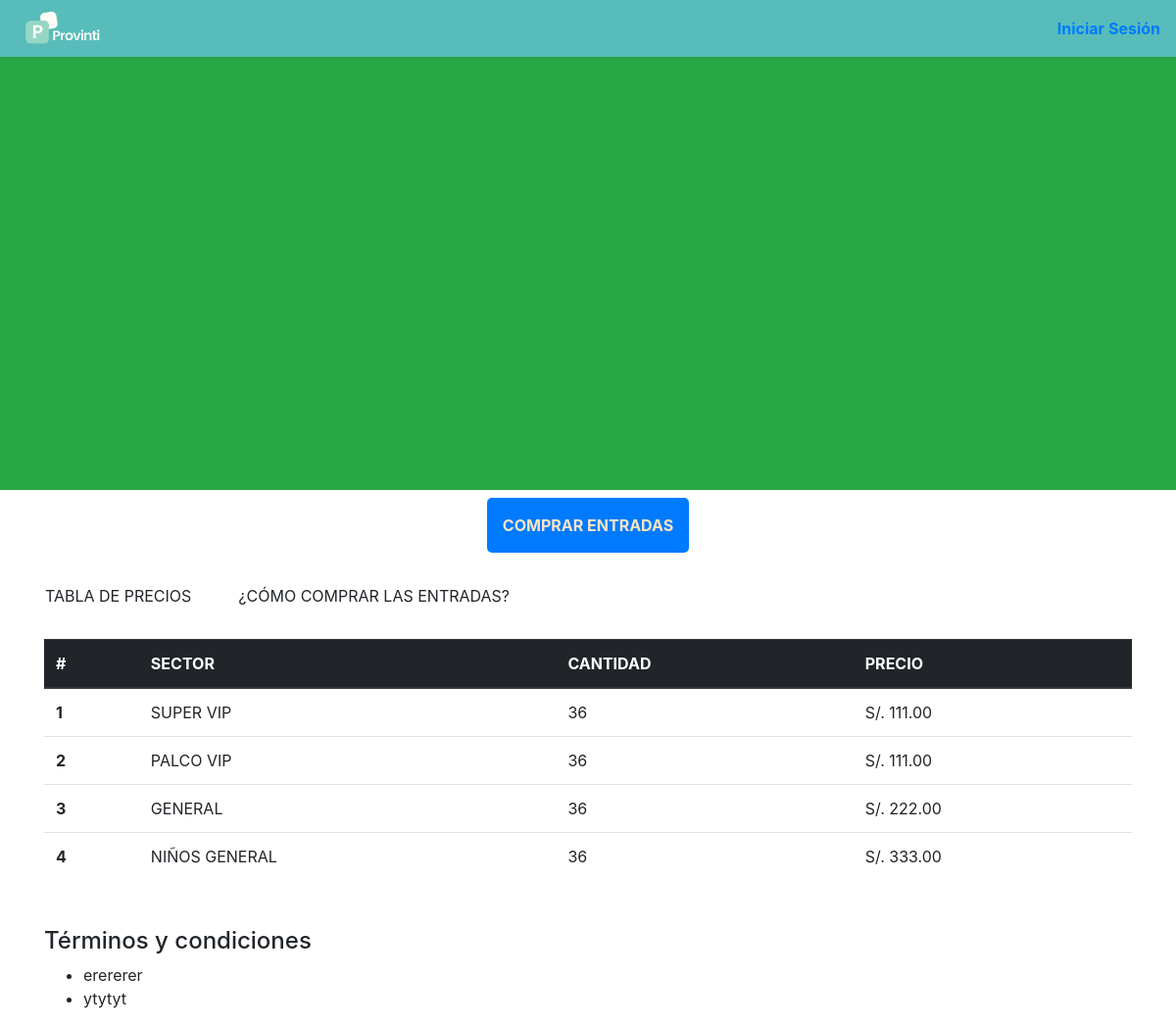
/public/cliente-evento.php?id=20, run on the app's committed database.
### tables this page shows
CREATE TABLE `categoria_evento` (
  `id` int(11) NOT NULL,
  `nombre_categoria_evento` varchar(100) NOT NULL,
  `precio_venta` decimal(10,2) NOT NULL,
  `precio_preventa` decimal(10,2) NOT NULL,
  `ID_Evento` int(11) NOT NULL
);

CREATE TABLE `eventos` (
  `ID_Evento` int(11) NOT NULL,
  `Titulo` varchar(100) NOT NULL,
  `Aforo` int(11) DEFAULT NULL,
  `Foto` varchar(255) DEFAULT NULL,
  `Descripcion` text DEFAULT NULL,
  `terminos_condiciones` longtext DEFAULT NULL,
  `Artista_Autor` varchar(100) DEFAULT NULL,
  `Fecha_Evento` datetime DEFAULT NULL,
  `Fecha_Creacion` datetime DEFAULT current_timestamp(),
  `Estado_Publicacion` enum('Publicado','Borrador','Cancelado') DEFAULT 'Borrador',
  `visibilidad` varchar(255) DEFAULT NULL,
  `organizador` varchar(255) DEFAULT NULL,
  `contacto_organizador` varchar(255) DEFAULT NULL,
  `politica_cancelacion` text DEFAULT NULL,
  `f_actualizacion` date DEFAULT NULL,
  `f_borrado` date DEFAULT NULL,
  `hora_borrado` time DEFAULT NULL,
  `ubicacion` varchar(100) DEFAULT NULL,
  `activoPospuesto` varchar(20) DEFAULT NULL,
  `horaInicioEvento` time DEFAULT NULL,
  `horaFinEvento` time DEFAULT NULL,
  `redes` varchar(150) DEFAULT NULL
);

### public/cliente-evento.php (called while the page is built, shortened)
<?php
$id = $_GET['id'];
$conexion = new Database();
$eventoObjeto = new Evento($conexion->connect());
$categoriaEventoObjeto = new Categoria_evento($conexion->connect());
$categoriasEvento   = $categoriaEventoObjeto->mostrarCategoriasEventos();
$eventos            = $eventoObjeto->mostrarEventos();
include '../vista/clientes/cliente-evento.php';
?>

### modelo/Database.php (called while the page is built, shortened)
<?php
class Database {
    private $host = DB_HOST;
    private $db_name = DB_NAME;
    private $username = DB_USER;
    private $password = DB_PASS;
    public function connect() {
        $this->conn = mysqli_connect($this->host, $this->username, $this->password, $this->db_name);
        return $this->conn;
    }
}
?>

### modelo/Categoria_evento.php (called while the page is built, shortened)
<?php
class Categoria_evento {
    private $connection;
    public function __construct($bd)
    {
     $this->connection = $bd;
    }
    public function mostrarCategoriasEventos() {
        $sql = "SELECT * FROM categoria_evento";
        $result = mysqli_query($this->connection, $sql);
        $eventos = [];
        if ($result) {
            while ($row = mysqli_fetch_assoc($result)) {
                $eventos[] = $row;
            }
        }
        return $eventos;
    }
}
?>

### modelo/Evento.php (called while the page is built, shortened)
<?php
class Evento {
    private $connection;
    public function __construct($bd)
    {
     $this->connection = $bd;
    }
    public function mostrarEventos() {
        $sql = "SELECT * FROM eventos";
        $result = mysqli_query($this->connection, $sql);
        $eventos = [];
        if ($result) {
            while ($row = mysqli_fetch_assoc($result)) {
                $eventos[] = $row;
            }
        }
        return $eventos;
    }
}
?>

### vista/clientes/cliente-evento.php (the view, shortened to what this page needs)
<!doctype html>
<html lang="en">
  <head>
    <link rel="stylesheet" href="https://cdn.jsdelivr.net/npm/bootstrap@4.0.0/dist/css/bootstrap.min.css">
  </head>
  <body>
    <nav class="navbar navbar-expand-lg d-flex" style="position:fixed;width:100%">
    <div class="mr-auto">
        <img src="../vista/clientes/img/logo_provint.png" width="100px">
    </div>
    <?php
if(isset($_SESSION['rol']) && $_SESSION['rol'] == "cliente"){
  echo '<div><p>Hola! '.$_SESSION['nombre'].'</p></div>
  <div class="login">
    <a href="../controlador/cliente/logout.php" class="login-button">Cerrar Sesión</a>
</div>';
}else{
  echo '<div class="d-flex" style="cursor: pointer;">
            <p class="my-auto font-bold iniciarSesion"><strong><a href="./login-clientes.php">Iniciar Sesión</a></strong></p>
        </div>';
}
?>
    </nav>
  <section class="fondo-evento bg-success" style="height: 500px;">
  </section>
  <section class="container d-flex">
    <button class="bg-primary p-3 mt-2 mx-auto border-none" style="cursor :pointer; border:none; border-radius:5px;">
        <strong style="color:bisque">COMPRAR ENTRADAS</strong>
    </button>
  </section>
  <section class="container p-3">
    <div class="mt-3 d-flex">
        <p>TABLA DE PRECIOS</p>
        <p class="ml-5">¿CÓMO COMPRAR LAS ENTRADAS?</p>
    </div>
</section>
<section class="container">
<table class="table">
  <thead class="thead-dark">
    <tr>
      <th scope="col">#</th>
      <th scope="col">SECTOR</th>
      <th scope="col">CANTIDAD</th>
      <th scope="col">PRECIO</th>
    </tr>
  </thead>
  <tbody>
    <?php
$contador = 1;
    foreach($categoriasEvento as $categoria){
      echo '<tr>
      <th scope="row">'.$contador.'</th>
      <td>'.$categoria['nombre_categoria_evento'].'</td>
      <td>36</td>
      <td>S/. '.$categoria['precio_venta'].'</td>
    </tr>';
    $contador++;
    }
    ?>
  </tbody>
</table>
</section>
<section class="container mt-5">
<p class="h4">Términos y condiciones</p>
<ul>
<?php
foreach($eventos as $evento){
if($evento['ID_Evento']==$id){
  $terminos_condiciones_json_string = $evento['terminos_condiciones'];
  $array_terminos = json_decode($terminos_condiciones_json_string, true);
  foreach($array_terminos as $termino){
    echo "<li>".$termino."</li>";
  }
}
}
?>
</ul>
</section>
  </body>
</html>

### vista/clientes/cliente-evento.php (style rules this page uses)
.navbar { background: #58bcbb; }
.iniciarSesion { transition: height ease 1s ; }

### data on the page
categoria_evento: nombre_categoria_evento "SUPER VIP", precio_venta "111.00"
categoria_evento: nombre_categoria_evento "PALCO VIP", precio_venta "111.00"
categoria_evento: nombre_categoria_evento "GENERAL", precio_venta "222.00"
categoria_evento: nombre_categoria_evento "NIÑOS GENERAL", precio_venta "333.00"
eventos: terminos_condiciones "erererer", terminos_condiciones "ytytyt"
